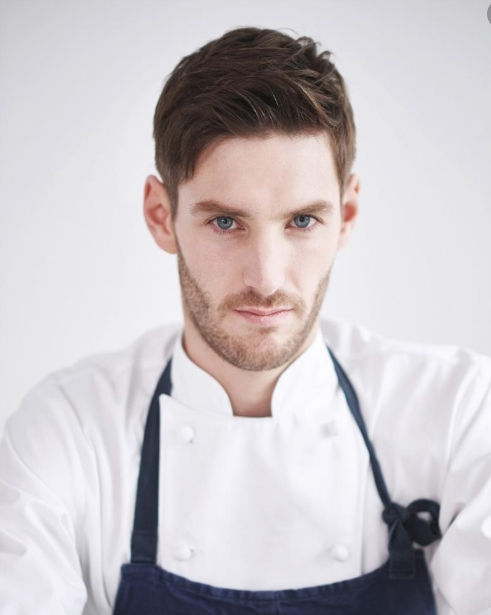
#> input picture image/Person/test3.jpg, 491 x 615 px
$ jupyter execute opencv_normar_command2.ipynb
#> lines starting #> are read from the running program, lines starting #| are printed output that depends on the picture
[cell 1]
import cv2
import numpy as np
from matplotlib import pyplot as plt

image = cv2.imread("image/Person/test3.jpg", cv2.IMREAD_GRAYSCALE)
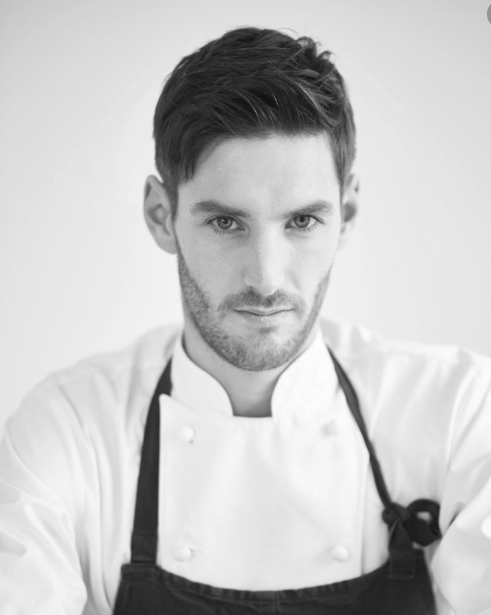
#> image: shape (615, 491); min 15, max 255, mean 198.2

#커널 생성(강조)
kernel2 = np.array([[0, -1, 0], [-1, 5, -1], [0, -1, 0]])
image_sharp = cv2.filter2D(image, -1, kernel2)
plt.imshow(image_sharp, cmap = "gray"), plt.axis("off")
plt.show()


$ run again, with image/Person/test2.jpg copied over image/Person/test3.jpg
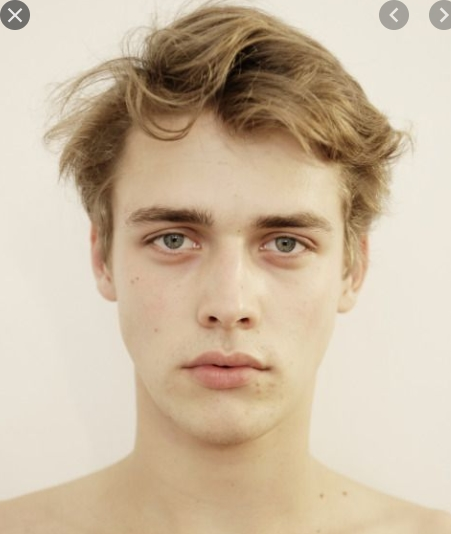
#> input picture image/Person/test2.jpg, 451 x 534 px
#> `image = cv2.imread("image/Person/test3.jpg", cv2.IMREAD_GRAYSCALE)`:
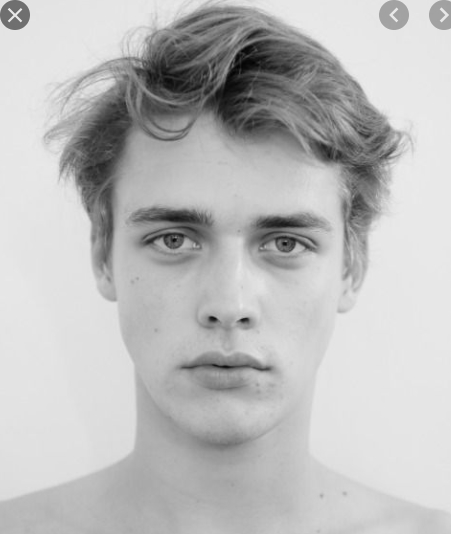
#> image: shape (534, 451); min 2, max 236, mean 188.5
